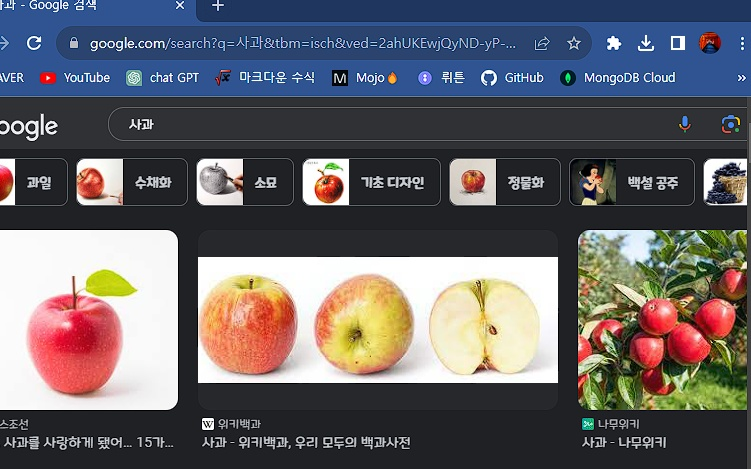
#> input picture Project_CV_canary/temp.jpg, 751 x 469 px
$ python '과제.py'
#> lines starting #> are read from the running program, lines starting #| are printed output that depends on the picture; after the words box and inside, x2 and y2 are one past the last pixel; in counts of white or black regions, pixels touching at a corner belong together
import cv2
import numpy as np
import sys
def drawROI(img, corners):
    cpy = img.copy()
    c1 = (192, 192, 255)
    c2 = (128, 128, 255)
    for pt in corners:
        cv2.circle(cpy, tuple(pt.astype(int)), 25, c1, -1, cv2.LINE_AA)
    cv2.line(cpy, tuple(corners[0].astype(int)), tuple(corners[1].astype(int)), c2, 2, cv2.LINE_AA)
    cv2.line(cpy, tuple(corners[1].astype(int)), tuple(corners[2].astype(int)), c2, 2, cv2.LINE_AA)
    cv2.line(cpy, tuple(corners[2].astype(int)), tuple(corners[3].astype(int)), c2, 2, cv2.LINE_AA)
    cv2.line(cpy, tuple(corners[3].astype(int)), tuple(corners[0].astype(int)), c2, 2, cv2.LINE_AA)
    return cpy
def onMouse(event, x, y, flags, param):
    global srcQuad, dragSrc, ptOld, src
    if event == cv2.EVENT_LBUTTONDOWN:
        for i in range(4):
            if cv2.norm(srcQuad[i] - (x, y)) < 25:
                dragSrc[i] = True
                ptOld = (x, y)
                break
    if event == cv2.EVENT_LBUTTONUP:
        for i in range(4):
            dragSrc[i] = False
    if event == cv2.EVENT_MOUSEMOVE:
        for i in range(4):
            if dragSrc[i]:
                dx = x - ptOld[0]
                dy = y - ptOld[1]
                srcQuad[i] += (dx, dy)
                cpy = drawROI(src, srcQuad)
                cv2.imshow('img', cpy)
                ptOld = (x, y)
                break
src = cv2.imread('temp.jpg')
#> src is the input picture: shape (469, 751, 3); mean B, G, R 102.2, 97.7, 100
h, w = src.shape[:2]
#> h = 469; w = 751
dh = 500
# A4용지 크기: 210*297cm
dw = round(dh * 297 / 210)
srcQuad = np.array([[30, 30], [30, h-30], [w-30, h-30], [w-30, 30]], np.float32)
dstQuad = np.array([[0, 0], [0, dh], [dw, dh], [dw, 0]], np.float32)
dragSrc = [False, False, False, False]
disp = drawROI(src, srcQuad)
#> after the loop in drawROI, `for pt in corners:`:
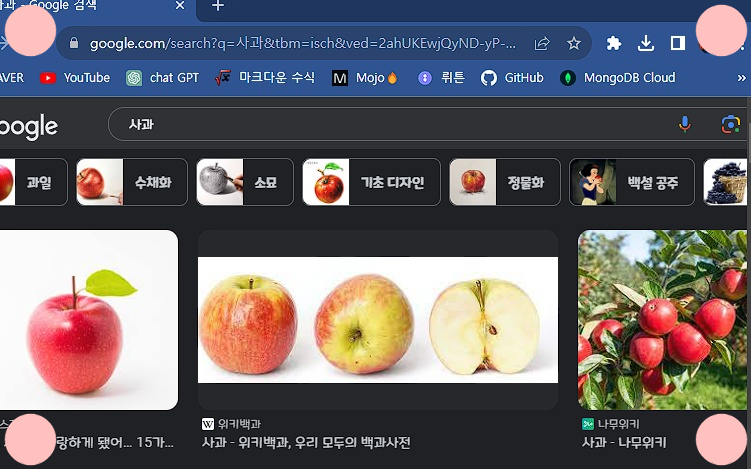
#> cpy: shape (469, 751, 3); 2.46% of pixels changed, all inside (x1, y1, x2, y2) = (4, 4, 748, 466)
#> in drawROI, `cv2.line(cpy, tuple(corners[3].astype(int)), tuple(corners[0].astype(i..`:
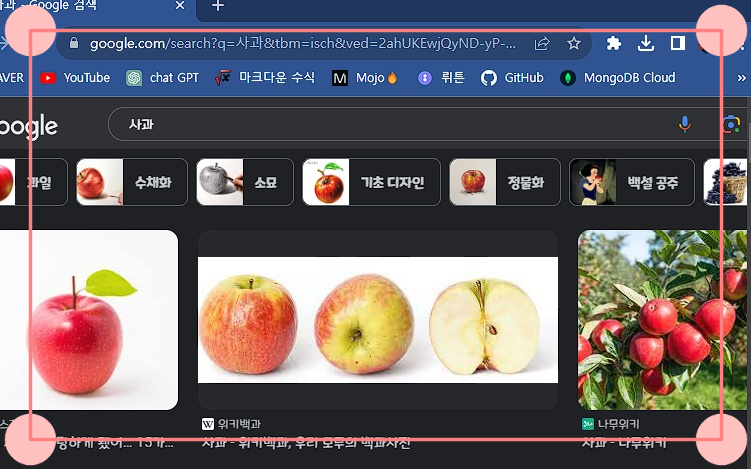
#> cpy: shape (469, 751, 3); mean B, G, R 104.9, 101.4, 108.3
cv2.imshow('img', disp)
cv2.setMouseCallback('img', onMouse)
while True:
    key = cv2.waitKey()
#> (key Esc is pressed here)
    if key == 13:
        break
    elif key == 27:
        sys.exit()
#> (the program exits here)
